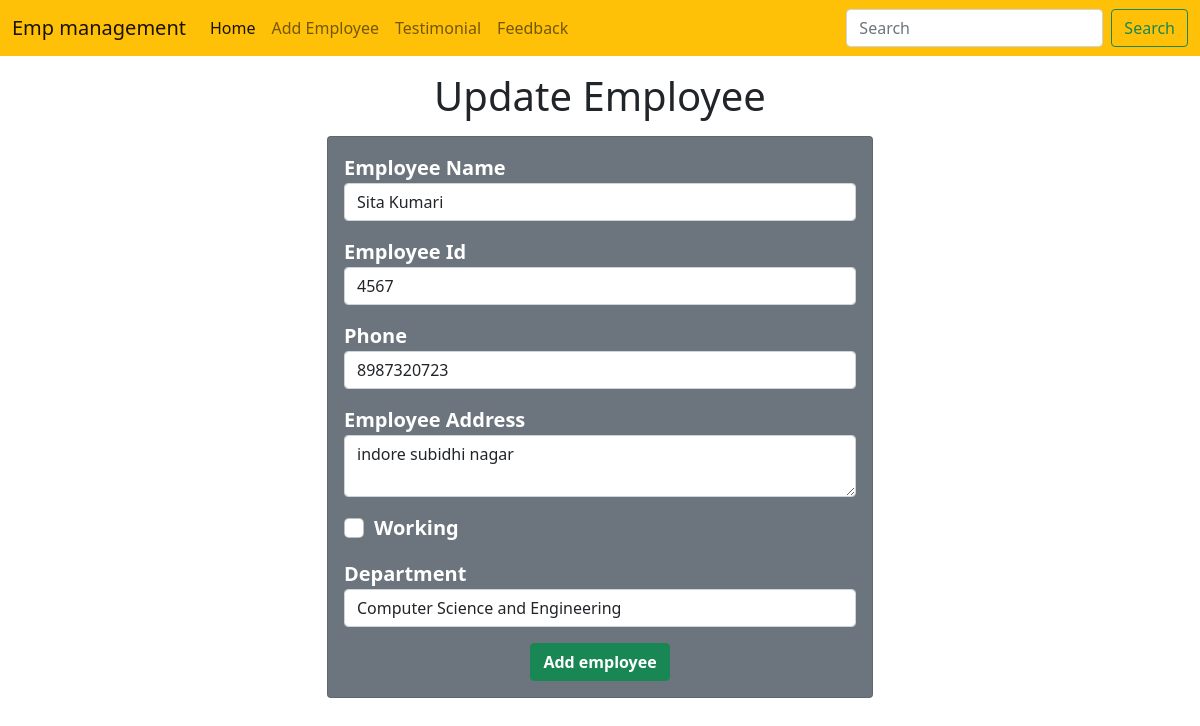
The app's page /emp/update-emp/3 with its own data.
### emp/models.py (models this page shows)
class Emp(models.Model):
    name=models.CharField(max_length=200)
    emp_id=models.CharField(max_length=200)
    phone=models.CharField(max_length=200)
    address=models.CharField(max_length=200)
    working=models.BooleanField(default=True)
    department=models.CharField(max_length=10)

### emp/views.py (the view)
# urls.py: path("update-emp/<int:emp_id>",update_emp),
def update_emp(request,emp_id):
    emp=Emp.objects.get(pk=emp_id)
    return render(request,"emp/update_emp.html",{
        'emp':emp
    })

### templates/emp/update_emp.html (shortened to what this page needs)
<!doctype html>
<html lang="en">
  <head>
    <link href="https://cdn.jsdelivr.net/npm/bootstrap@5.0.2/dist/css/bootstrap.min.css" rel="stylesheet">
  </head>
  <body>
     {% include 'emp/Navbar.html' %}
    <h1 class="text-center my-3 ">Update Employee</h1>
    <div class="container">
        <div class="row">
            <div class="col-md-6 offset-md-3">
                <div class="card  bg-secondary text-white fw-bold fs-5">
                    <div class="card-body">
                        <form action="/emp/do-update-emp/{{emp.id}}" method="POST">
                            <div class="mb-3">
                                <label for="name">Employee Name</label>
                                <input
                                type="text"
                                class="form-control"
                                name="emp_name"
                                value="{{emp.name}}"
                                placeholder="Enter Employee Name">
                            </div>
                            <div class="mb-3">
                                <label for="id">Employee Id</label>
                                <input type="text" name="emp_id" id="id" value="{{emp.emp_id}}" class="form-control" placeholder="Enter Employee Id">
                            </div>
                            <div class="mb-3">
                                <label for="phone">Phone</label>
                                <input type="text" id="phone" name="emp_phone" value="{{emp.phone}}" class="form-control" placeholder="Enter Employee Phone">
                            </div>
                            <div class="mb-3">
                                <label for="address">Employee Address</label>
                               <textarea name="emp_address" id="address" class="form-control" row="5">{{emp.address}}</textarea>
                            </div>
                            <div class="mb-3 form-check">
                                <label for="working">Working</label>
                               <input type="checkbox" {% if emp.working %} checked {% endif  %}  name="emp_work" value="{{emp.working}}" class="form-check-input">
                            </div>
                            <div class="mb-3">
                                <label for="deparment">Department</label>
                                <select name="emp_department" value="{{emp.department}}" id="department" class="form-control">
                                    <option value="CSE">Computer Science and Engineering</option>
                                </select>
                            </div>
                            <div class="container text-center ">
                                <button class="btn btn-success fw-bold">Add employee</button>
                            </div>
                        </form>
                    </div>
                </div>
            </div>
        </div>
    </div>
  </body>
</html>

### records on screen
Emp: emp_name "Sita Kumari", emp_id "4567", emp_phone "8987320723", emp_address "indore subidhi nagar", emp_department "Computer Science and Engineering"
